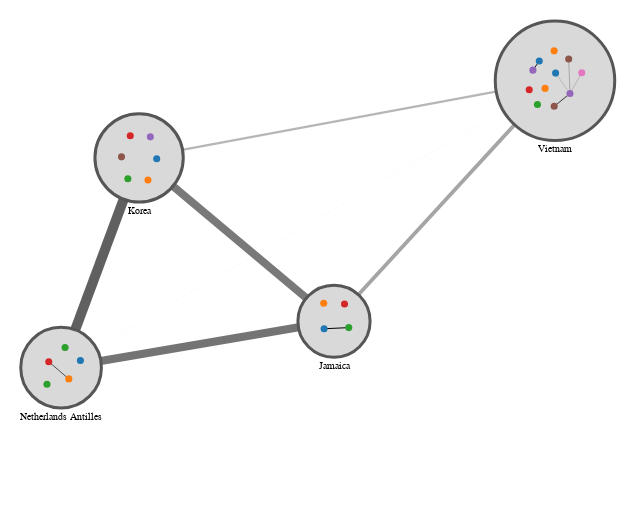

Notebook code for this chart:
### Code cell
alph(
    G,
    weight_attr="weight",
    combo_group_by="country",
    combo_layout_fn=lambda G: layout.force_atlas(
        G, weight_attr="weight", gravity=1, seed=seed
    ),
    node_args=dict(        
        fill=alt.Color("job", scale=alt.Scale(scheme="category10"), legend=None),
        tooltip_attrs=["name", "job", "country"],
        strokeWidth=0,
    ),
    combo_node_args=dict(
        tooltip_attrs=["country:N"],
        label_attr="country:N",
        label_offset=9,
    ),
    combo_node_additional_attrs={
        country: {"country": country}  for country in countries
    },
    combo_inner_graph_scale_factor=0.5,
    width=600,
    height=500,
).configure_view(strokeWidth=0)

### Figure 1 — Vega-Lite specification as saved in the notebook (floating-point values rounded to 4 significant figures)
{"$schema": "https://vega.github.io/schema/vega-lite/v4.17.0.json", "config": {"view": {"continuousHeight": 300, "continuousWidth": 400, "strokeWidth": 0}}, "datasets": {"data-230cb374c89cee1edce2f5f5bf757e24": [{"__combo_group_value": "Vietnam", "__node_r": 3.536, "__node_size": 50, "country": "Vietnam", "degree_centrality": 0.28, "id": "c", "job": "Nurse, adult", "name": "Sandra", "x": 615.0, "y": 411.5}, {"__combo_group_value": "Vietnam", "__node_r": 3.536, "__node_size": 50, "country": "Vietnam", "degree_centrality": 0.08, "id": "f", "job": "Private music teacher", "name": "Denise", "x": 613.7, "y": 445.9}, {"__combo_group_value": "Vietnam", "__node_r": 3.536, "__node_size": 50, "country": "Vietnam", "degree_centrality": 0.12, "id": "g", "job": "Comptroller", "name": "Tony", "x": 600.6, "y": 431.9}, {"__combo_group_value": "Vietnam", "__node_r": 3.536, "__node_size": 50, "country": "Vietnam", "degree_centrality": 0.08, "id": "h", "job": "Private music teacher", "name": "Ann", "x": 599.2, "y": 398.7}, {"__combo_group_value": "Vietnam", "__node_r": 3.536, "__node_size": 50, "country": "Vietnam", "degree_centrality": 0.16, "id": "l", "job": "Nurse, adult", "name": "Wendy", "x": 577.9, "y": 434.9}, {"__combo_group_value": "Vietnam", "__node_r": 3.536, "__node_size": 50, "country": "Vietnam", "degree_centrality": 0.08, "id": "r", "job": "Surveyor, planning and development", "name": "Ann", "x": 626.8, "y": 432.2}, {"__combo_group_value": "Vietnam", "__node_r": 3.536, "__node_size": 50, "country": "Vietnam", "degree_centrality": 0.08, "id": "s", "job": "Minerals surveyor", "name": "Abbie", "x": 574.2, "y": 415.3}, {"__combo_group_value": "Vietnam", "__node_r": 3.536, "__node_size": 50, "country": "Vietnam", "degree_centrality": 0.04, "id": "t", "job": "Financial trader", "name": "Katherine", "x": 590.1, "y": 416.6}, {"__combo_group_value": "Vietnam", "__node_r": 3.536, "__node_size": 50, "country": "Vietnam", "degree_centrality": 0.04, "id": "u", "job": "Licensed conveyancer", "name": "Glenn", "x": 582.5, "y": 400.5}, {"__combo_group_value": "Vietnam", "__node_r": 3.536, "__node_size": 50, "country": "Vietnam", "degree_centrality": 0.04, "id": "w", "job": "Financial trader", "name": "Tony", "x": 599.1, "y": 454.2}, {"__combo_group_value": "Vietnam", "__node_r": 3.536, "__node_size": 50, "country": "Vietnam", "degree_centrality": 0.04, "id": "x", "job": "Comptroller", "name": "Angela", "x": 584.3, "y": 443.9}], "data-4609bbca25a8696cb46d9089d7e28a0a": [{"__combo_size": 6509.0, "__node_r": 40.34, "__node_size": 6509.0, "__y_label": 88.01, "country": "Netherlands Antilles", "x": 106.1, "y": 137.3}], "data-582aa66bdf5dd8e7cb699abf72c9f6e5": [{"edge": 0, "pair": ["c", "f"], "source": "c", "target": "f", "weight": 0.2946, "x": 615.0, "y": 411.5}, {"edge": 0, "pair": ["c", "f"], "source": "c", "target": "f", "weight": 0.2946, "x": 613.7, "y": 445.9}, {"edge": 1, "pair": ["c", "g"], "source": "c", "target": "g", "weight": 0.121, "x": 615.0, "y": 411.5}, {"edge": 1, "pair": ["c", "g"], "source": "c", "target": "g", "weight": 0.121, "x": 600.6, "y": 431.9}, {"edge": 2, "pair": ["c", "h"], "source": "c", "target": "h", "weight": 1.739, "x": 615.0, "y": 411.5}, {"edge": 2, "pair": ["c", "h"], "source": "c", "target": "h", "weight": 1.739, "x": 599.2, "y": 398.7}, {"edge": 3, "pair": ["c", "r"], "source": "c", "target": "r", "weight": 0.1652, "x": 615.0, "y": 411.5}, {"edge": 3, "pair": ["c", "r"], "source": "c", "target": "r", "weight": 0.1652, "x": 626.8, "y": 432.2}, {"edge": 4, "pair": ["l", "x"], "source": "l", "target": "x", "weight": 2.263, "x": 577.9, "y": 434.9}, {"edge": 4, "pair": ["l", "x"], "source": "l", "target": "x", "weight": 2.263, "x": 584.3, "y": 443.9}, {"edge": 5, "pair": ["s", "s"], "source": "s", "target": "s", "weight": 2.568, "x": 574.2, "y": 415.3}, {"edge": 5, "pair": ["s", "s"], "source": "s", "target": "s", "weight": 2.568, "x": 574.2, "y": 415.3}], "data-5a788222654e1b79b9d41e56be37265d": [{"__combo_size": 14280.0, "__node_r": 59.74, "__node_size": 14280.0, "__y_label": 355.5, "country": "Vietnam", "x": 600, "y": 424.3}], "data-64c2b4d062893c43da15ddbbfd014730": [{"__combo_group_value": "Netherlands Antilles", "__node_r": 3.536, "__node_size": 50, "country": "Netherlands Antilles", "degree_centrality": 0.36, "id": "d", "job": "Health and safety adviser", "name": "Francis", "x": 113.8, "y": 126.1}, {"__combo_group_value": "Netherlands Antilles", "__node_r": 3.536, "__node_size": 50, "country": "Netherlands Antilles", "degree_centrality": 0.12, "id": "k", "job": "Comptroller", "name": "Kimberley", "x": 125.4, "y": 144.4}, {"__combo_group_value": "Netherlands Antilles", "__node_r": 3.536, "__node_size": 50, "country": "Netherlands Antilles", "degree_centrality": 0.08, "id": "m", "job": "Licensed conveyancer", "name": "Gordon", "x": 110.1, "y": 157.5}, {"__combo_group_value": "Netherlands Antilles", "__node_r": 3.536, "__node_size": 50, "country": "Netherlands Antilles", "degree_centrality": 0.08, "id": "n", "job": "Licensed conveyancer", "name": "Nicholas", "x": 91.98, "y": 120.8}, {"__combo_group_value": "Netherlands Antilles", "__node_r": 3.536, "__node_size": 50, "country": "Netherlands Antilles", "degree_centrality": 0.04, "id": "q", "job": "Surveyor, planning and development", "name": "Lauren", "x": 93.77, "y": 143.2}], "data-6ace866d2c0c9e75cbdfb660090b8dc5": [{"edge": 0, "pair": ["Jamaica", "Korea"], "source": "Jamaica", "target": "Korea", "weight": 6.134, "x": 379.0, "y": 183.8}, {"edge": 0, "pair": ["Jamaica", "Korea"], "source": "Jamaica", "target": "Korea", "weight": 6.134, "x": 184.1, "y": 347.2}, {"edge": 1, "pair": ["Jamaica", "Netherlands Antilles"], "source": "Jamaica", "target": "Netherlands Antilles", "weight": 6.354, "x": 379.0, "y": 183.8}, {"edge": 1, "pair": ["Jamaica", "Netherlands Antilles"], "source": "Jamaica", "target": "Netherlands Antilles", "weight": 6.354, "x": 106.1, "y": 137.3}, {"edge": 2, "pair": ["Jamaica", "Vietnam"], "source": "Jamaica", "target": "Vietnam", "weight": 3.674, "x": 379.0, "y": 183.8}, {"edge": 2, "pair": ["Jamaica", "Vietnam"], "source": "Jamaica", "target": "Vietnam", "weight": 3.674, "x": 600, "y": 424.3}, {"edge": 3, "pair": ["Korea", "Netherlands Antilles"], "source": "Korea", "target": "Netherlands Antilles", "weight": 7.512, "x": 184.1, "y": 347.2}, {"edge": 3, "pair": ["Korea", "Netherlands Antilles"], "source": "Korea", "target": "Netherlands Antilles", "weight": 7.512, "x": 106.1, "y": 137.3}, {"edge": 4, "pair": ["Korea", "Vietnam"], "source": "Korea", "target": "Vietnam", "weight": 2.703, "x": 184.1, "y": 347.2}, {"edge": 4, "pair": ["Korea", "Vietnam"], "source": "Korea", "target": "Vietnam", "weight": 2.703, "x": 600, "y": 424.3}, {"edge": 5, "pair": ["Netherlands Antilles", "Vietnam"], "source": "Netherlands Antilles", "target": "Vietnam", "weight": 1.312, "x": 106.1, "y": 137.3}, {"edge": 5, "pair": ["Netherlands Antilles", "Vietnam"], "source": "Netherlands Antilles", "target": "Vietnam", "weight": 1.312, "x": 600, "y": 424.3}], "data-8f68c540dbe1d58e46ded35292258318": [{"edge": 0, "pair": ["b", "b"], "source": "b", "target": "b", "weight": 0.2386, "x": 369.1, "y": 176.2}, {"edge": 0, "pair": ["b", "b"], "source": "b", "target": "b", "weight": 0.2386, "x": 369.1, "y": 176.2}, {"edge": 1, "pair": ["b", "v"], "source": "b", "target": "v", "weight": 0.6038, "x": 369.1, "y": 176.2}, {"edge": 1, "pair": ["b", "v"], "source": "b", "target": "v", "weight": 0.6038, "x": 393.8, "y": 177.4}], "data-a60d5f59d9c6718cf7c5aac62f5d1204": [{"__combo_size": 5214.0, "__node_r": 36.1, "__node_size": 5214.0, "__y_label": 138.7, "country": "Jamaica", "x": 379.0, "y": 183.8}], "data-ab6d060f9a4373ce885f97f6524f48c6": [{"__combo_group_value": "Korea", "__node_r": 3.536, "__node_size": 50, "country": "Korea", "degree_centrality": 0.44, "id": "a", "job": "Surveyor, planning and development", "name": "Rosie", "x": 166.5, "y": 348.1}, {"__combo_group_value": "Korea", "__node_r": 3.536, "__node_size": 50, "country": "Korea", "degree_centrality": 0.04, "id": "e", "job": "Health and safety adviser", "name": "Stephen", "x": 172.9, "y": 326.2}, {"__combo_group_value": "Korea", "__node_r": 3.536, "__node_size": 50, "country": "Korea", "degree_centrality": 0.04, "id": "j", "job": "Private music teacher", "name": "Charlotte", "x": 195.3, "y": 368.1}, {"__combo_group_value": "Korea", "__node_r": 3.536, "__node_size": 50, "country": "Korea", "degree_centrality": 0.04, "id": "p", "job": "Nurse, adult", "name": "Rhys", "x": 175.3, "y": 369.2}, {"__combo_group_value": "Korea", "__node_r": 3.536, "__node_size": 50, "country": "Korea", "degree_centrality": 0.04, "id": "y", "job": "Financial trader", "name": "Linda", "x": 192.9, "y": 325.1}, {"__combo_group_value": "Korea", "__node_r": 3.536, "__node_size": 50, "country": "Korea", "degree_centrality": 0.08, "id": "z", "job": "Comptroller", "name": "Sian", "x": 201.7, "y": 346.2}], "data-ea016af0523ae69ee7167195b939cb07": [{"edge": 0, "pair": ["d", "q"], "source": "d", "target": "q", "weight": 0.3827, "x": 113.8, "y": 126.1}, {"edge": 0, "pair": ["d", "q"], "source": "d", "target": "q", "weight": 0.3827, "x": 93.77, "y": 143.2}], "data-ebefe5cbe9f58d4da3f5ead0a31ce890": [{"__combo_group_value": "Jamaica", "__node_r": 3.536, "__node_size": 50, "country": "Jamaica", "degree_centrality": 0.52, "id": "b", "job": "Financial trader", "name": "Mary", "x": 369.1, "y": 176.2}, {"__combo_group_value": "Jamaica", "__node_r": 3.536, "__node_size": 50, "country": "Jamaica", "degree_centrality": 0.08, "id": "i", "job": "Licensed conveyancer", "name": "Ryan", "x": 368.7, "y": 201.8}, {"__combo_group_value": "Jamaica", "__node_r": 3.536, "__node_size": 50, "country": "Jamaica", "degree_centrality": 0.04, "id": "o", "job": "Private music teacher", "name": "Ross", "x": 389.5, "y": 201.0}, {"__combo_group_value": "Jamaica", "__node_r": 3.536, "__node_size": 50, "country": "Jamaica", "degree_centrality": 0.08, "id": "v", "job": "Minerals surveyor", "name": "Jason", "x": 393.8, "y": 177.4}], "data-f2d53a2c622b5749adae5fdb8f8542c4": [{"edge": 0, "pair": ["a", "a"], "source": "a", "target": "a", "weight": 0.2846, "x": 166.5, "y": 348.1}, {"edge": 0, "pair": ["a", "a"], "source": "a", "target": "a", "weight": 0.2846, "x": 166.5, "y": 348.1}, {"edge": 1, "pair": ["z", "z"], "source": "z", "target": "z", "weight": 1.616, "x": 201.7, "y": 346.2}, {"edge": 1, "pair": ["z", "z"], "source": "z", "target": "z", "weight": 1.616, "x": 201.7, "y": 346.2}], "data-fd08f4c2957b2c9a5dffc38245e2ff20": [{"__combo_size": 7803.0, "__node_r": 44.17, "__node_size": 7803.0, "__y_label": 294.0, "country": "Korea", "x": 184.1, "y": 347.2}]}, "height": 500, "layer": [{"data": {"name": "data-6ace866d2c0c9e75cbdfb660090b8dc5"}, "encoding": {"color": {"value": "#606060"}, "detail": {"field": "edge", "type": "quantitative"}, "opacity": {"field": "weight", "legend": null, "scale": {"range": [0.3, 1]}, "type": "quantitative"}, "strokeWidth": {"field": "weight", "legend": null, "scale": {"range": [0.1, 10]}, "type": "quantitative"}, "x": {"axis": {"domain": false, "grid": false, "labels": false, "ticks": false, "title": ""}, "field": "x", "type": "quantitative"}, "y": {"axis": {"domain": false, "grid": false, "labels": false, "ticks": false, "title": ""}, "field": "y", "type": "quantitative"}}, "mark": "line"}, {"data": {"name": "data-5a788222654e1b79b9d41e56be37265d"}, "layer": [{"encoding": {"fill": {"value": "#d9d9d9"}, "opacity": {"value": 1}, "size": {"field": "__combo_size", "legend": null, "scale": null, "type": "quantitative"}, "stroke": {"value": "#565656"}, "strokeWidth": {"value": 3}, "tooltip": [{"field": "country", "type": "nominal"}], "x": {"axis": {"domain": false, "grid": false, "labels": false, "ticks": false, "title": ""}, "field": "x", "type": "quantitative"}, "y": {"axis": {"domain": false, "grid": false, "labels": false, "ticks": false, "title": ""}, "field": "y", "type": "quantitative"}}, "mark": "circle"}, {"encoding": {"text": {"field": "country", "type": "nominal"}, "x": {"axis": {"domain": false, "grid": false, "labels": false, "ticks": false, "title": ""}, "field": "x", "type": "quantitative"}, "y": {"axis": {"domain": false, "grid": false, "labels": false, "ticks": false, "title": ""}, "field": "__y_label", "type": "quantitative"}}, "mark": {"align": "center", "baseline": "middle", "color": "black", "size": 10, "type": "text"}}]}, {"data": {"name": "data-582aa66bdf5dd8e7cb699abf72c9f6e5"}, "encoding": {"color": {"value": "black"}, "detail": {"field": "edge", "type": "quantitative"}, "opacity": {"field": "weight", "legend": null, "scale": {"range": [0.5, 3]}, "type": "quantitative"}, "strokeWidth": {"field": "weight", "legend": null, "scale": {"range": [0.3, 1]}, "type": "quantitative"}, "x": {"axis": {"domain": false, "grid": false, "labels": false, "ticks": false, "title": ""}, "field": "x", "type": "quantitative"}, "y": {"axis": {"domain": false, "grid": false, "labels": false, "ticks": false, "title": ""}, "field": "y", "type": "quantitative"}}, "mark": "line"}, {"data": {"name": "data-230cb374c89cee1edce2f5f5bf757e24"}, "encoding": {"fill": {"field": "job", "legend": null, "scale": {"scheme": "category10"}, "type": "nominal"}, "opacity": {"value": 1}, "size": {"value": 50}, "stroke": {"value": "#565656"}, "strokeWidth": {"value": 0}, "tooltip": [{"field": "name", "type": "nominal"}, {"field": "job", "type": "nominal"}, {"field": "country", "type": "nominal"}], "x": {"axis": {"domain": false, "grid": false, "labels": false, "ticks": false, "title": ""}, "field": "x", "type": "quantitative"}, "y": {"axis": {"domain": false, "grid": false, "labels": false, "ticks": false, "title": ""}, "field": "y", "type": "quantitative"}}, "mark": "circle"}, {"data": {"name": "data-fd08f4c2957b2c9a5dffc38245e2ff20"}, "layer": [{"encoding": {"fill": {"value": "#d9d9d9"}, "opacity": {"value": 1}, "size": {"field": "__combo_size", "legend": null, "scale": null, "type": "quantitative"}, "stroke": {"value": "#565656"}, "strokeWidth": {"value": 3}, "tooltip": [{"field": "country", "type": "nominal"}], "x": {"axis": {"domain": false, "grid": false, "labels": false, "ticks": false, "title": ""}, "field": "x", "type": "quantitative"}, "y": {"axis": {"domain": false, "grid": false, "labels": false, "ticks": false, "title": ""}, "field": "y", "type": "quantitative"}}, "mark": "circle"}, {"encoding": {"text": {"field": "country", "type": "nominal"}, "x": {"axis": {"domain": false, "grid": false, "labels": false, "ticks": false, "title": ""}, "field": "x", "type": "quantitative"}, "y": {"axis": {"domain": false, "grid": false, "labels": false, "ticks": false, "title": ""}, "field": "__y_label", "type": "quantitative"}}, "mark": {"align": "center", "baseline": "middle", "color": "black", "size": 10, "type": "text"}}]}, {"data": {"name": "data-f2d53a2c622b5749adae5fdb8f8542c4"}, "encoding": {"color": {"value": "black"}, "detail": {"field": "edge", "type": "quantitative"}, "opacity": {"field": "weight", "legend": null, "scale": {"range": [0.5, 3]}, "type": "quantitative"}, "strokeWidth": {"field": "weight", "legend": null, "scale": {"range": [0.3, 1]}, "type": "quantitative"}, "x": {"axis": {"domain": false, "grid": false, "labels": false, "ticks": false, "title": ""}, "field": "x", "type": "quantitative"}, "y": {"axis": {"domain": false, "grid": false, "labels": false, "ticks": false, "title": ""}, "field": "y", "type": "quantitative"}}, "mark": "line"}, {"data": {"name": "data-ab6d060f9a4373ce885f97f6524f48c6"}, "encoding": {"fill": {"field": "job", "legend": null, "scale": {"scheme": "category10"}, "type": "nominal"}, "opacity": {"value": 1}, "size": {"value": 50}, "stroke": {"value": "#565656"}, "strokeWidth": {"value": 0}, "tooltip": [{"field": "name", "type": "nominal"}, {"field": "job", "type": "nominal"}, {"field": "country", "type": "nominal"}], "x": {"axis": {"domain": false, "grid": false, "labels": false, "ticks": false, "title": ""}, "field": "x", "type": "quantitative"}, "y": {"axis": {"domain": false, "grid": false, "labels": false, "ticks": false, "title": ""}, "field": "y", "type": "quantitative"}}, "mark": "circle"}, {"data": {"name": "data-4609bbca25a8696cb46d9089d7e28a0a"}, "layer": [{"encoding": {"fill": {"value": "#d9d9d9"}, "opacity": {"value": 1}, "size": {"field": "__combo_size", "legend": null, "scale": null, "type": "quantitative"}, "stroke": {"value": "#565656"}, "strokeWidth": {"value": 3}, "tooltip": [{"field": "country", "type": "nominal"}], "x": {"axis": {"domain": false, "grid": false, "labels": false, "ticks": false, "title": ""}, "field": "x", "type": "quantitative"}, "y": {"axis": {"domain": false, "grid": false, "labels": false, "ticks": false, "title": ""}, "field": "y", "type": "quantitative"}}, "mark": "circle"}, {"encoding": {"text": {"field": "country", "type": "nominal"}, "x": {"axis": {"domain": false, "grid": false, "labels": false, "ticks": false, "title": ""}, "field": "x", "type": "quantitative"}, "y": {"axis": {"domain": false, "grid": false, "labels": false, "ticks": false, "title": ""}, "field": "__y_label", "type": "quantitative"}}, "mark": {"align": "center", "baseline": "middle", "color": "black", "size": 10, "type": "text"}}]}, {"data": {"name": "data-ea016af0523ae69ee7167195b939cb07"}, "encoding": {"color": {"value": "black"}, "detail": {"field": "edge", "type": "quantitative"}, "opacity": {"field": "weight", "legend": null, "scale": {"range": [0.5, 3]}, "type": "quantitative"}, "strokeWidth": {"field": "weight", "legend": null, "scale": {"range": [0.3, 1]}, "type": "quantitative"}, "x": {"axis": {"domain": false, "grid": false, "labels": false, "ticks": false, "title": ""}, "field": "x", "type": "quantitative"}, "y": {"axis": {"domain": false, "grid": false, "labels": false, "ticks": false, "title": ""}, "field": "y", "type": "quantitative"}}, "mark": "line"}, {"data": {"name": "data-64c2b4d062893c43da15ddbbfd014730"}, "encoding": {"fill": {"field": "job", "legend": null, "scale": {"scheme": "category10"}, "type": "nominal"}, "opacity": {"value": 1}, "size": {"value": 50}, "stroke": {"value": "#565656"}, "strokeWidth": {"value": 0}, "tooltip": [{"field": "name", "type": "nominal"}, {"field": "job", "type": "nominal"}, {"field": "country", "type": "nominal"}], "x": {"axis": {"domain": false, "grid": false, "labels": false, "ticks": false, "title": ""}, "field": "x", "type": "quantitative"}, "y": {"axis": {"domain": false, "grid": false, "labels": false, "ticks": false, "title": ""}, "field": "y", "type": "quantitative"}}, "mark": "circle"}, {"data": {"name": "data-a60d5f59d9c6718cf7c5aac62f5d1204"}, "layer": [{"encoding": {"fill": {"value": "#d9d9d9"}, "opacity": {"value": 1}, "size": {"field": "__combo_size", "legend": null, "scale": null, "type": "quantitative"}, "stroke": {"value": "#565656"}, "strokeWidth": {"value": 3}, "tooltip": [{"field": "country", "type": "nominal"}], "x": {"axis": {"domain": false, "grid": false, "labels": false, "ticks": false, "title": ""}, "field": "x", "type": "quantitative"}, "y": {"axis": {"domain": false, "grid": false, "labels": false, "ticks": false, "title": ""}, "field": "y", "type": "quantitative"}}, "mark": "circle"}, {"encoding": {"text": {"field": "country", "type": "nominal"}, "x": {"axis": {"domain": false, "grid": false, "labels": false, "ticks": false, "title": ""}, "field": "x", "type": "quantitative"}, "y": {"axis": {"domain": false, "grid": false, "labels": false, "ticks": false, "title": ""}, "field": "__y_label", "type": "quantitative"}}, "mark": {"align": "center", "baseline": "middle", "color": "black", "size": 10, "type": "text"}}]}, {"data": {"name": "data-8f68c540dbe1d58e46ded35292258318"}, "encoding": {"color": {"value": "black"}, "detail": {"field": "edge", "type": "quantitative"}, "opacity": {"field": "weight", "legend": null, "scale": {"range": [0.5, 3]}, "type": "quantitative"}, "strokeWidth": {"field": "weight", "legend": null, "scale": {"range": [0.3, 1]}, "type": "quantitative"}, "x": {"axis": {"domain": false, "grid": false, "labels": false, "ticks": false, "title": ""}, "field": "x", "type": "quantitative"}, "y": {"axis": {"domain": false, "grid": false, "labels": false, "ticks": false, "title": ""}, "field": "y", "type": "quantitative"}}, "mark": "line"}, {"data": {"name": "data-ebefe5cbe9f58d4da3f5ead0a31ce890"}, "encoding": {"fill": {"field": "job", "legend": null, "scale": {"scheme": "category10"}, "type": "nominal"}, "opacity": {"value": 1}, "size": {"value": 50}, "stroke": {"value": "#565656"}, "strokeWidth": {"value": 0}, "tooltip": [{"field": "name", "type": "nominal"}, {"field": "job", "type": "nominal"}, {"field": "country", "type": "nominal"}], "x": {"axis": {"domain": false, "grid": false, "labels": false, "ticks": false, "title": ""}, "field": "x", "type": "quantitative"}, "y": {"axis": {"domain": false, "grid": false, "labels": false, "ticks": false, "title": ""}, "field": "y", "type": "quantitative"}}, "mark": "circle"}], "resolve": {"scale": {"color": "independent", "fill": "independent", "opacity": "independent", "size": "independent", "strokeWidth": "independent"}}, "width": 600}
